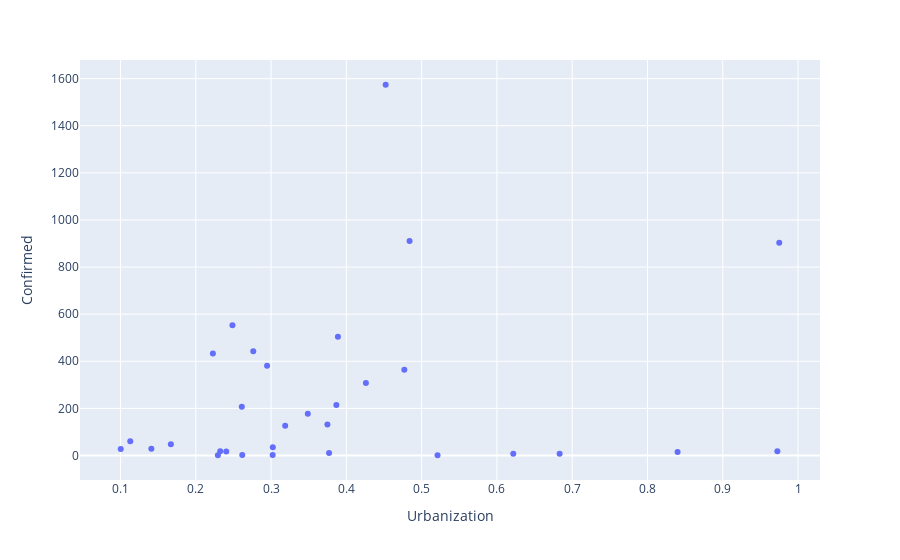

The notebook cell this image was saved under:
### Code cell
India_cov_pop['Urbanization'] = India_cov_pop['Urban population_x'] / India_cov_pop['Population_x']

fig = px.scatter(India_cov_pop, x='Urbanization', y='Confirmed', hover_data=['State / UT'] )
fig.show()

### Figure 1 — Plotly figure (JSON) as saved in the notebook; plotly's stock layout.template omitted (floating-point values rounded to 4 significant figures)
{"data": [{"customdata": [["Andaman and Nicobar Islands"], ["Andhra Pradesh"], ["Arunachal Pradesh"], ["Assam"], ["Bihar"], ["Chandigarh"], ["Chhattisgarh"], ["Delhi"], ["Goa"], ["Gujarat"], ["Haryana"], ["Himachal Pradesh"], ["Jammu and Kashmir"], ["Jharkhand"], ["Karnataka"], ["Kerala"], ["Ladakh"], ["Madhya Pradesh"], ["Maharashtra"], ["Manipur"], ["Mizoram"], ["Odisha"], ["Puducherry"], ["Punjab"], ["Rajasthan"], ["Tamil Nadu"], ["Telengana"], ["Tripura"], ["Uttar Pradesh"], ["Uttarakhand"], ["West Bengal"]], "hoverlabel": {"namelength": 0}, "hovertemplate": "Urbanization=%{x}<br>Confirmed=%{y}<br>State / UT=%{customdata[0]}", "legendgroup": "", "marker": {"color": "#636efa", "symbol": "circle"}, "mode": "markers", "name": "", "showlegend": false, "type": "scatter", "x": [0.377, 0.2947, 0.2294, 0.141, 0.1129, 0.9725, 0.2324, 0.975, 0.6217, 0.426, 0.3488, 0.1003, 0.2611, 0.2405, 0.3867, 0.477, 0.84, 0.2763, 0.4522, 0.3021, 0.5211, 0.1669, 0.6833, 0.3748, 0.2487, 0.484, 0.3888, 0.2617, 0.2227, 0.3023, 0.3187], "xaxis": "x", "y": [11, 381, 1, 29, 60, 18, 18, 903, 7, 308, 177, 28, 207, 17, 214, 364, 15, 443, 1574, 2, 1, 48, 7, 132, 553, 911, 504, 2, 433, 35, 126], "yaxis": "y"}], "layout": {"legend": {"tracegroupgap": 0}, "margin": {"t": 60}, "xaxis": {"anchor": "y", "domain": [0, 1], "title": {"text": "Urbanization"}}, "yaxis": {"anchor": "x", "domain": [0, 1], "title": {"text": "Confirmed"}}}}
